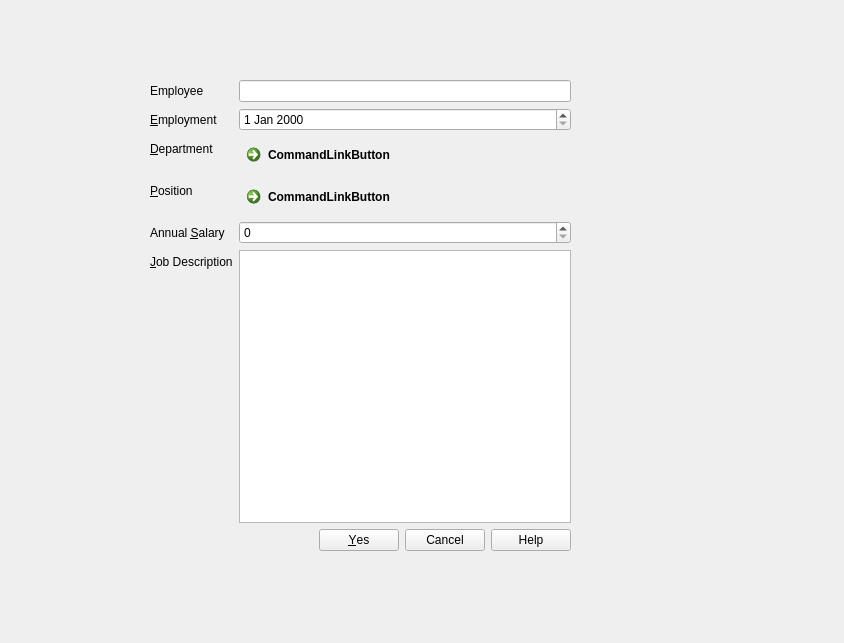
<?xml version="1.0" encoding="UTF-8"?>
<ui version="4.0">
 <class>Dialog</class>
 <widget class="QDialog" name="Dialog">
  <property name="geometry">
   <rect>
    <x>0</x>
    <y>0</y>
    <width>844</width>
    <height>643</height>
   </rect>
  </property>
  <property name="windowTitle">
   <string>Dialog</string>
  </property>
  <widget class="QWidget" name="">
   <property name="geometry">
    <rect>
     <x>150</x>
     <y>80</y>
     <width>421</width>
     <height>471</height>
    </rect>
   </property>
   <layout class="QVBoxLayout" name="verticalLayout">
    <item>
     <layout class="QFormLayout" name="formLayout_2">
      <item row="0" column="0">
       <widget class="QLabel" name="label_7">
        <property name="text">
         <string>Employee</string>
        </property>
        <property name="buddy">
         <cstring>lineEdit</cstring>
        </property>
       </widget>
      </item>
      <item row="0" column="1">
       <widget class="QLineEdit" name="lineEdit"/>
      </item>
      <item row="1" column="0">
       <widget class="QLabel" name="label_8">
        <property name="text">
         <string>&amp;Employment</string>
        </property>
        <property name="buddy">
         <cstring>dateEdit</cstring>
        </property>
       </widget>
      </item>
      <item row="2" column="0">
       <widget class="QLabel" name="label_9">
        <property name="text">
         <string>&amp;Department</string>
        </property>
        <property name="buddy">
         <cstring>commandLinkButton_2</cstring>
        </property>
       </widget>
      </item>
      <item row="3" column="0">
       <widget class="QLabel" name="label_10">
        <property name="text">
         <string>&amp;Position</string>
        </property>
        <property name="buddy">
         <cstring>commandLinkButton</cstring>
        </property>
       </widget>
      </item>
      <item row="4" column="0">
       <widget class="QLabel" name="label_11">
        <property name="text">
         <string>Annual &amp;Salary</string>
        </property>
        <property name="buddy">
         <cstring>spinBox</cstring>
        </property>
       </widget>
      </item>
      <item row="1" column="1">
       <widget class="QDateEdit" name="dateEdit"/>
      </item>
      <item row="2" column="1">
       <widget class="QCommandLinkButton" name="commandLinkButton_2">
        <property name="text">
         <string>CommandLinkButton</string>
        </property>
       </widget>
      </item>
      <item row="3" column="1">
       <widget class="QCommandLinkButton" name="commandLinkButton">
        <property name="text">
         <string>CommandLinkButton</string>
        </property>
       </widget>
      </item>
      <item row="4" column="1">
       <widget class="QSpinBox" name="spinBox"/>
      </item>
      <item row="5" column="0">
       <widget class="QLabel" name="label_12">
        <property name="text">
         <string>&amp;Job Description</string>
        </property>
        <property name="buddy">
         <cstring>textEdit</cstring>
        </property>
       </widget>
      </item>
      <item row="5" column="1">
       <widget class="QTextEdit" name="textEdit"/>
      </item>
     </layout>
    </item>
    <item>
     <widget class="QDialogButtonBox" name="buttonBox">
      <property name="orientation">
       <enum>Qt::Horizontal</enum>
      </property>
      <property name="standardButtons">
       <set>QDialogButtonBox::Cancel|QDialogButtonBox::Help|QDialogButtonBox::Yes</set>
      </property>
     </widget>
    </item>
   </layout>
  </widget>
 </widget>
 <tabstops>
  <tabstop>lineEdit</tabstop>
  <tabstop>dateEdit</tabstop>
  <tabstop>commandLinkButton_2</tabstop>
  <tabstop>commandLinkButton</tabstop>
  <tabstop>spinBox</tabstop>
  <tabstop>textEdit</tabstop>
 </tabstops>
 <resources/>
 <connections>
  <connection>
   <sender>buttonBox</sender>
   <signal>accepted()</signal>
   <receiver>Dialog</receiver>
   <slot>accept()</slot>
   <hints>
    <hint type="sourcelabel">
     <x>369</x>
     <y>540</y>
    </hint>
    <hint type="destinationlabel">
     <x>153</x>
     <y>410</y>
    </hint>
   </hints>
  </connection>
  <connection>
   <sender>buttonBox</sender>
   <signal>rejected()</signal>
   <receiver>Dialog</receiver>
   <slot>reject()</slot>
   <hints>
    <hint type="sourcelabel">
     <x>437</x>
     <y>546</y>
    </hint>
    <hint type="destinationlabel">
     <x>286</x>
     <y>364</y>
    </hint>
   </hints>
  </connection>
 </connections>
</ui>
